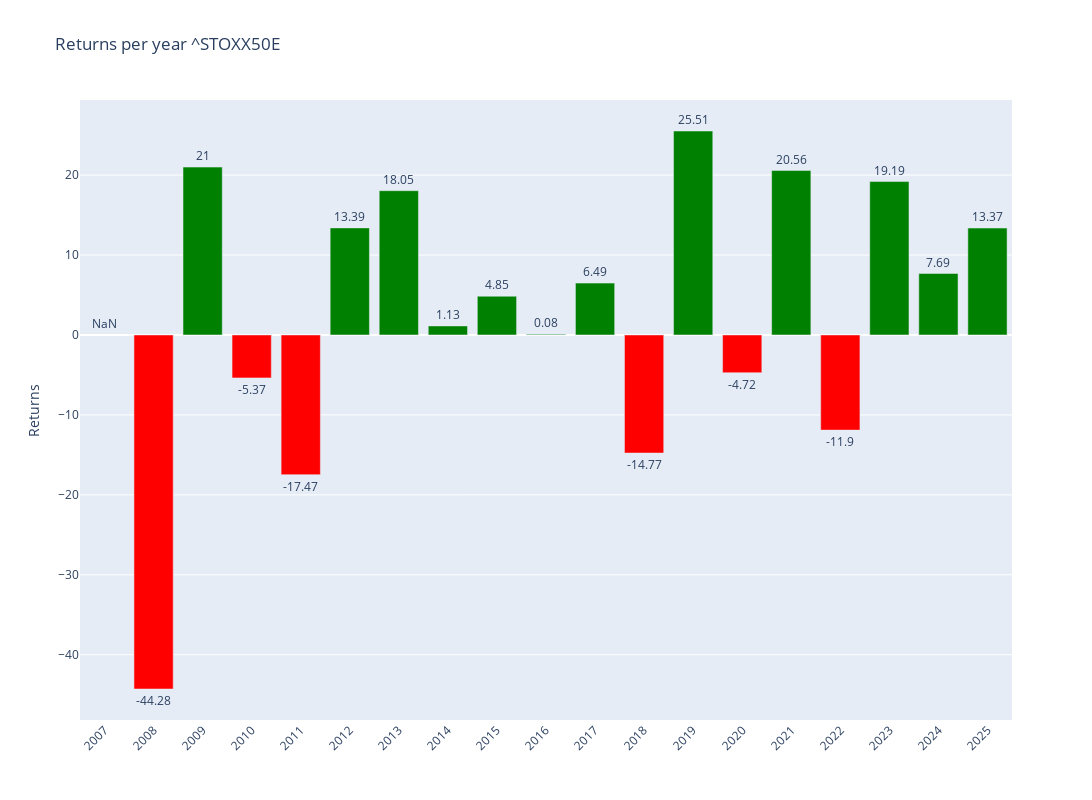

Notebook cell for this chart:
### Code cell
# Plotly
fig = make_subplots()

# Add colors
colors = ['green' if x >= 0 else 'red' for x in annual_data['Return']]

# Graph (1,1)
fig.add_trace(go.Bar(y=annual_data['Return'],x=annual_data['Return'].index,text=round(annual_data['Return'],2),textposition='outside',marker_color=colors,hoverinfo='skip'),row=1,col=1)

# Update xaxis properties
fig.update_yaxes(title_text="Returns", row=1, col=1)

fig.update_layout(xaxis=dict(tickvals=annual_data.index,tickangle=-45),height=800, width=1300,title=f"Returns per year {ticker}")

fig.show()

### Figure 1 — Plotly figure (JSON) as saved in the notebook; plotly's stock layout.template omitted (floating-point values rounded to 4 significant figures)
{"data": [{"hoverinfo": "skip", "marker": {"color": ["red", "red", "green", "red", "red", "green", "green", "green", "green", "green", "green", "red", "green", "red", "green", "red", "green", "green", "green"]}, "text": [NaN, -44.28, 21.0, -5.37, -17.47, 13.39, 18.05, 1.13, 4.85, 0.08, 6.49, -14.77, 25.51, -4.72, 20.56, -11.9, 19.19, 7.69, 13.37], "textposition": "outside", "type": "bar", "x": [2007, 2008, 2009, 2010, 2011, 2012, 2013, 2014, 2015, 2016, 2017, 2018, 2019, 2020, 2021, 2022, 2023, 2024, 2025], "xaxis": "x", "y": [NaN, -44.28, 21.0, -5.367, -17.47, 13.39, 18.05, 1.129, 4.848, 0.07725, 6.487, -14.77, 25.51, -4.719, 20.56, -11.9, 19.19, 7.688, 13.37], "yaxis": "y"}], "layout": {"height": 800, "title": {"text": "Returns per year ^STOXX50E"}, "width": 1300, "xaxis": {"anchor": "y", "domain": [0, 1], "tickangle": -45, "tickvals": [2007, 2008, 2009, 2010, 2011, 2012, 2013, 2014, 2015, 2016, 2017, 2018, 2019, 2020, 2021, 2022, 2023, 2024, 2025]}, "yaxis": {"anchor": "x", "domain": [0, 1], "title": {"text": "Returns"}}}}
